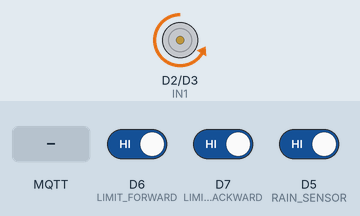
Bench run of a sketch on a simulated ESP8266 (NodeMCU). Shown: motor-driver pin pairs drawn as motors (green arrow = first pin HIGH = forward, orange = second pin HIGH = backward, longer = more drive, scaled by the enable pin). Inputs (shaded band) come from the test bench; at power-on: D7 (LIMIT_BACKWARD) HIGH, D5 (RAIN_SENSOR) HIGH, D6 (LIMIT_FORWARD) HIGH. WiFi joins after 1.5 s; servers stay silent unless stated; no MQTT or app messages arrive unless stated; what the sketch prints to the serial monitor is not drawn.

Above: at 2.7 s.
2.8 s: D7 (LIMIT_BACKWARD) driven LOW
At 3.4 s:
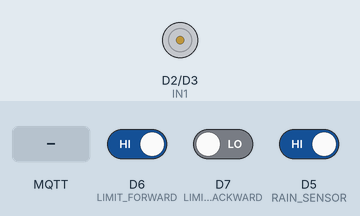
4.3 s: D5 (RAIN_SENSOR) driven LOW
At 4.6 s:
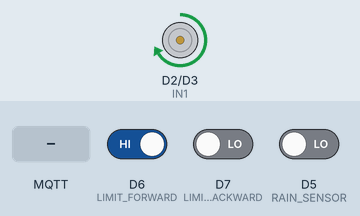
5.8 s: MQTT message "STOP" arrives on the first subscribed topic
At 6.9 s:
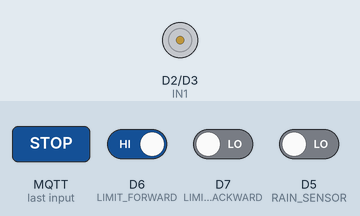
7.3 s: MQTT message "IN" arrives on the first subscribed topic
At 8.0 s:
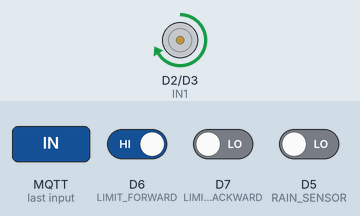
Timing chart, 0 to 9.8 s (numbered marks = the images above; inputs shaded):
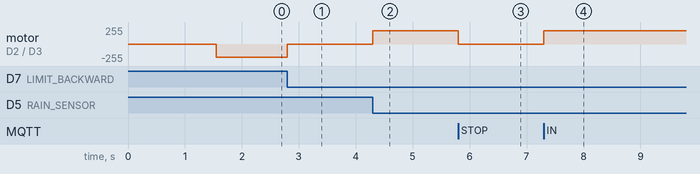

The sketch:

smart_rain_prevention.ino
```cpp
#include <ESP8266WiFi.h>
#include <PubSubClient.h>
#include <ESP8266HTTPClient.h>

// ---------------- WiFi ----------------
const char* ssid = "yantrigo";
const char* password = "rx*yx14*rx";

// ---------------- MQTT ----------------
const char* mqtt_server = "test.mosquitto.org";
const char* mqtt_topic = "smart_clothes/cmd";
WiFiClient espClient;
PubSubClient client(espClient);

// ---------------- ThingSpeak ----------------
const char* thingspeak_host = "http://api.thingspeak.com/update";
String apiKey = "SVBO243TZVQPEKP3";
WiFiClient httpClient;

// ---------------- Pins ----------------
#define ENA D8
#define IN1 D2
#define IN2 D3
#define RAIN_SENSOR D5
#define LIMIT_FORWARD D6
#define LIMIT_BACKWARD D7

// ---------------- Config ----------------
const int MOTOR_SPEED = 200;  // ~5% speed
unsigned long lastThingSpeak = 0;
const unsigned long thingSpeakInterval = 20000; // 20s

// ---------------- State ----------------
enum Motion { STOPPED, MOVING_IN, MOVING_OUT };
Motion motionState = STOPPED;
String clothesState = "STOP";

bool manual = false;          // true = obey last MQTT command, false = automatic
String lastCmd = "STOP";      // last command received via MQTT
bool wifiConnected = false;

// ---------------- Motor Control ----------------
void stopMotor() {
  analogWrite(ENA, 0);
  digitalWrite(IN1, LOW);
  digitalWrite(IN2, LOW);
  motionState = STOPPED;
  clothesState = "STOP";
}

void startMoveIn() {
  if (digitalRead(LIMIT_FORWARD) == LOW) {
    stopMotor();
    return;
  }
  digitalWrite(IN1, HIGH);
  digitalWrite(IN2, LOW);
  analogWrite(ENA, MOTOR_SPEED);
  motionState = MOVING_IN;
  clothesState = "IN";
}

void startMoveOut() {
  if (digitalRead(LIMIT_BACKWARD) == LOW) {
    stopMotor();
    return;
  }
  digitalWrite(IN1, LOW);
  digitalWrite(IN2, HIGH);
  analogWrite(ENA, MOTOR_SPEED);
  motionState = MOVING_OUT;
  clothesState = "OUT";
}

// ---------------- MQTT Callback ----------------
void callback(char* topic, byte* payload, unsigned int length) {
  String msg;
  for (unsigned int i = 0; i < length; i++) msg += (char)payload[i];
  msg.trim();
  msg.toUpperCase();

  lastCmd = msg;
  manual = true;  // whenever a MQTT command comes, enter manual mode
}

// ---------------- WiFi Setup ----------------
void setup_wifi() {
  WiFi.begin(ssid, password);
  Serial.print("Connecting to Wi-Fi");
  unsigned long startAttempt = millis();
  while (WiFi.status() != WL_CONNECTED && millis() - startAttempt < 15000) {
    delay(500);
    Serial.print(".");
  }
  wifiConnected = (WiFi.status() == WL_CONNECTED);
  if (wifiConnected) Serial.println("\nWiFi Connected!");
  else Serial.println("\nWiFi Connection Failed!");
}

// ---------------- MQTT Reconnect ----------------
void reconnect() {
  if (!wifiConnected) return;
  while (!client.connected()) {
    if (client.connect("SmartClothesClient")) {
      client.subscribe(mqtt_topic);
      Serial.println("MQTT Connected & Subscribed");
    } else {
      delay(2000);
    }
  }
}

// ---------------- ThingSpeak ----------------
/*void sendThingSpeak(String state) {
  if (!wifiConnected) return;

  int value = 0;
  if (state == "IN") value = 1;
  else if (state == "OUT") value = 2;

  HTTPClient http;
  String url = String(thingspeak_host) + "?api_key=" + apiKey + "&field1=" + String(value);

  http.begin(httpClient, url);
  int httpResponse = http.GET();
  if (httpResponse > 0) {
    Serial.print("ThingSpeak response code: ");
    Serial.println(httpResponse);
  } else {
    Serial.print("Error sending to ThingSpeak: ");
    Serial.println(httpResponse);
  }
  http.end();
}*/

void sendThingSpeak(String state) {
  if (!wifiConnected) return;

  int value = 0;
  if (state == "IN") value = 1;
  else if (state == "OUT") value = 2;
  else return; // Skip sending STOP state

  HTTPClient http;
  String url = String(thingspeak_host) + "?api_key=" + apiKey + "&field1=" + String(value);

  http.begin(httpClient, url);
  int httpResponse = http.GET();
  if (httpResponse > 0) {
    Serial.print("ThingSpeak response code: ");
    Serial.println(httpResponse);
  } else {
    Serial.print("Error sending to ThingSpeak: ");
    Serial.println(httpResponse);
  }
  http.end();
}


// ---------------- Setup ----------------
void setup() {
  Serial.begin(115200);
  setup_wifi();

  if (wifiConnected) {
    client.setServer(mqtt_server, 1883);
    client.setCallback(callback);
  }

  pinMode(ENA, OUTPUT);
  pinMode(IN1, OUTPUT);
  pinMode(IN2, OUTPUT);
  pinMode(RAIN_SENSOR, INPUT);
  pinMode(LIMIT_FORWARD, INPUT_PULLUP);
  pinMode(LIMIT_BACKWARD, INPUT_PULLUP);

  stopMotor();
  Serial.println("Smart Rain Prevention System Ready");
}

// ---------------- Loop ----------------
void loop() {
  // MQTT handling
  if (wifiConnected) {
    if (!client.connected()) reconnect();
    client.loop();
  }

  // Stop motor if limits reached
  if (motionState == MOVING_IN && digitalRead(LIMIT_FORWARD) == LOW) stopMotor();
  if (motionState == MOVING_OUT && digitalRead(LIMIT_BACKWARD) == LOW) stopMotor();

  // Control logic
  if (manual) {
    // obey last MQTT command
    if (motionState == STOPPED) {
    if (lastCmd == "IN" && digitalRead(LIMIT_FORWARD) == HIGH) startMoveIn();
    else if (lastCmd == "OUT" && digitalRead(LIMIT_BACKWARD) == HIGH) startMoveOut();
    else if(lastCmd == "AUTO"){
      manual=false;
    }}

    if (lastCmd == "STOP") stopMotor();
  } else {
    // automatic mode
    if (motionState == STOPPED) {
      if (digitalRead(RAIN_SENSOR) == LOW && digitalRead(LIMIT_FORWARD) == HIGH) startMoveIn();
      else if (digitalRead(RAIN_SENSOR) == HIGH && digitalRead(LIMIT_BACKWARD) == HIGH) startMoveOut();
    }
  }

  // Reset manual if motor stops
  //if (manual && motionState == STOPPED) manual = false;

  // ThingSpeak update every 20s
  if (wifiConnected && millis() - lastThingSpeak > thingSpeakInterval) {
    lastThingSpeak = millis();
    sendThingSpeak(clothesState);
  }
}
```

Measured:
- after the input at 2.8 s, motor on D2 (IN1) / D3 (IN2): backward 200/255 → stopped at once
- after the input at 4.3 s, motor on D2 (IN1) / D3 (IN2): stopped → forward 200/255 at once
- after the input at 5.8 s, motor on D2 (IN1) / D3 (IN2): forward 200/255 → stopped at once
- after the input at 7.3 s, motor on D2 (IN1) / D3 (IN2): stopped → forward 200/255 at once
